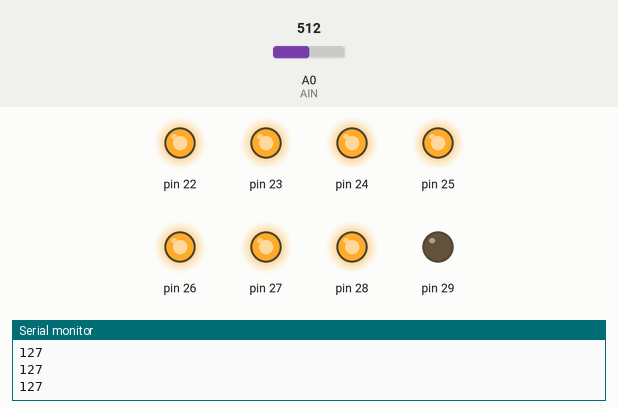
This sketch was run on a simulated Arduino Mega 2560, built with avr-gcc and run on an emulated ATmega2560. On the bench: output pins drawn as LEDs (lit = HIGH), the last lines printed to the serial monitor. Inputs (shaded band) come from the test bench; at power-on: A0 (AIN) = 512.

Above: at 1.2 s.
1.3 s: A0 (AIN) set to 716
At 2.0 s:
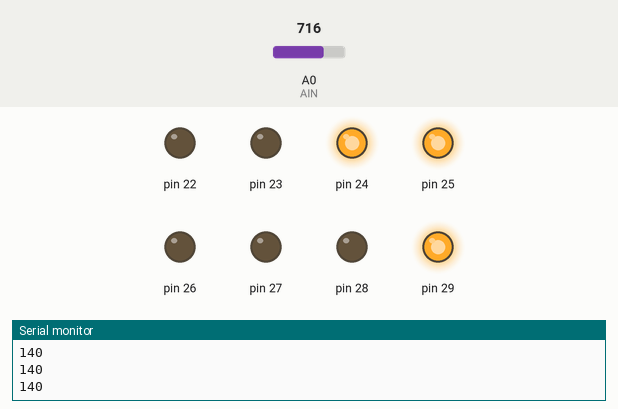
2.8 s: A0 (AIN) set to 900
At 3.2 s:
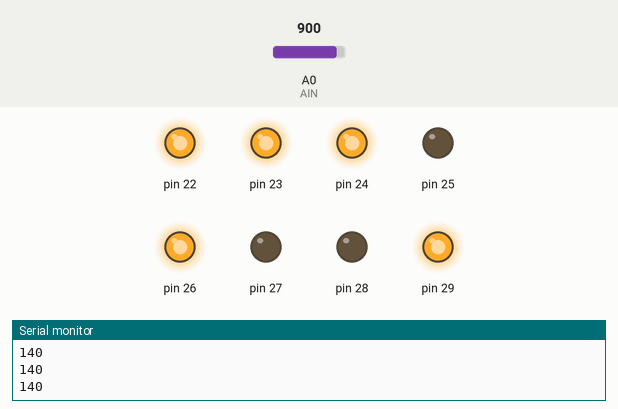
4.3 s: A0 (AIN) set to 1023
At 5.5 s:
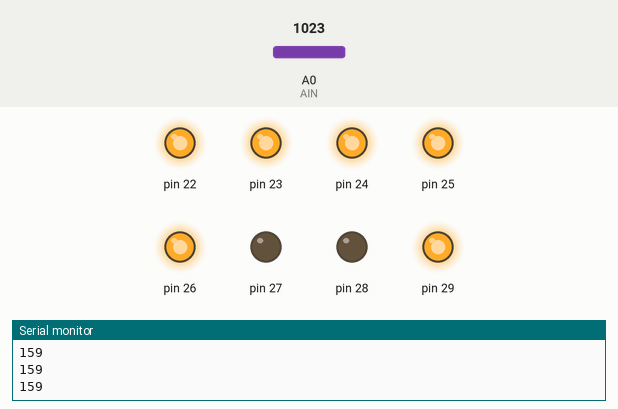
5.8 s: A0 (AIN) set to 306
At 6.6 s:
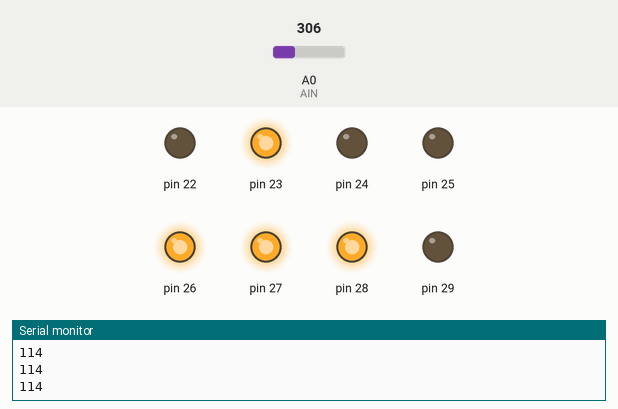
7.3 s: A0 (AIN) set to 122
At 7.8 s:
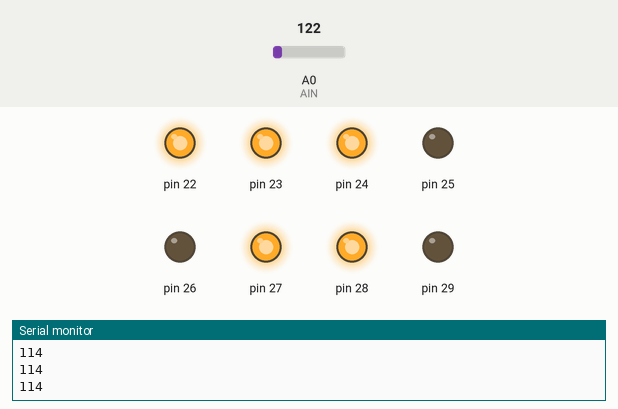
8.8 s: A0 (AIN) set to 511
At 10.2 s:
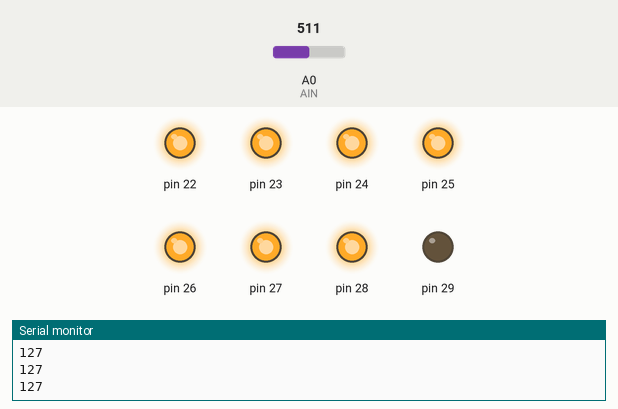
Timing chart, 0 to 11.3 s (numbered marks = the images above; inputs shaded):
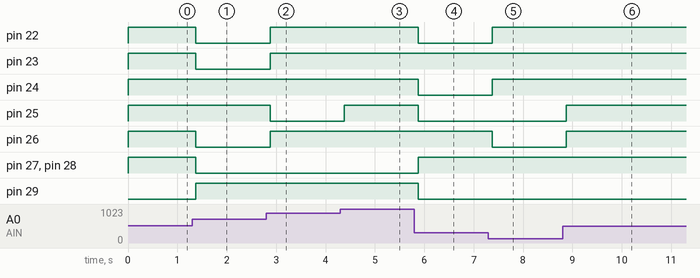

Measured:
- after the input at 1.3 s, pin 22, pin 23, pin 26–28: HIGH → LOW after 0.08 s; pin 29: LOW → HIGH after 0.08 s
- after the input at 2.8 s, pin 22, pin 23, pin 26: LOW → HIGH after 0.08 s; pin 25: HIGH → LOW after 0.08 s
- after the input at 4.3 s, pin 25: LOW → HIGH after 0.08 s
- after the input at 5.8 s, pin 22, pin 24, pin 25, pin 29: HIGH → LOW after 0.08 s; pin 27, pin 28: LOW → HIGH after 0.08 s
- after the input at 7.3 s, pin 22, pin 24: LOW → HIGH after 0.08 s; pin 26: HIGH → LOW after 0.08 s
- after the input at 8.8 s, pin 25, pin 26: LOW → HIGH after 0.08 s

The sketch:

Exercicio4.ino
```cpp
#include <avr/io.h>

#define AIN A0

//N definido base 2 ( entre 2 e 8)
#define N 8
#define Nfloat 8.0

// definição dos arrais x[] (amostras) e h[](resposta impulsional)

float x[N] = {0};
float h[N] = {0};

// index array de amostras

int index = 0;
int auxiliar = 0;

void setup() {

 for(int i=22; i<30; i++) {

  pinMode(i,OUTPUT);

 }

 //necessário fazer um ciclo para preencher o array h[] com o valor 1/N
  for (int i=0; i<Nfloat; i++){
    h[i] = 1.0/Nfloat;
  }
  Serial.begin(1200);
}


void loop() {
  static float sample_inf;
  static float sample_outf;
  static int sample_out;

  PORTA = sample_out;
  //Para obter nova amostra e passar a float no intervalo -0.5/0.5

  sample_inf =(float(analogRead(AIN))/1023.0)-0.5;

  x[index] = (sample_inf)*255;
  sample_outf = 0; //Valor de y antes do for

  for (int k = 0, auxiliar = index; k < N; auxiliar--,k++){ //k do array h e auxiliar do array aux
     sample_outf = sample_outf + (x[auxiliar] * h[k]);
     if(auxiliar == 0){
      auxiliar = N-1;
     }
  }

  index = (index++) & (N-1); //incremento do indice até 7 , quando chega a 7 volta a 0
  sample_outf = sample_outf + 127.5;
  sample_out = sample_outf;//Passar de float para int
  Serial.println(sample_out);
  delayMicroseconds(200);

}
```
